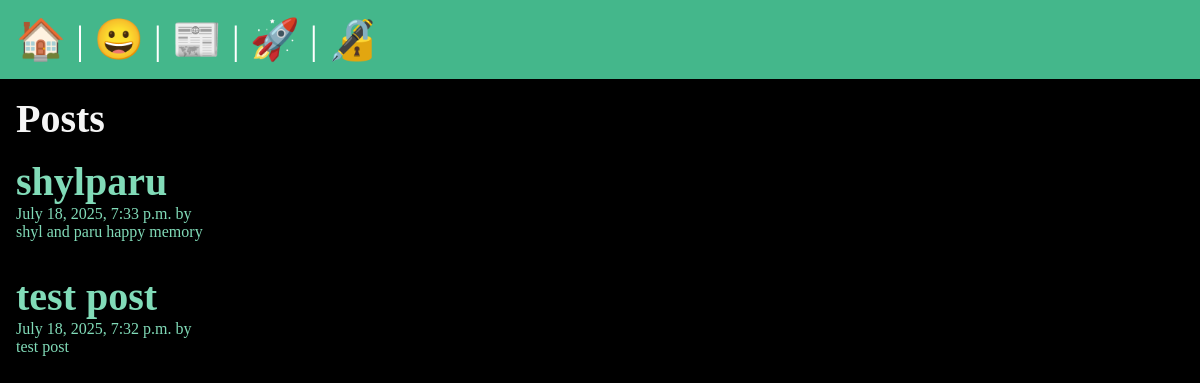
/posts/, run on the app's committed database.
### posts/models.py (models this page shows, shortened)
class Post(models.Model):
    title = models. CharField(max_length=75)
    body = models.TextField()
    slug = models.SlugField()
    date = models.DateTimeField(auto_now_add=True)
    banner = models.ImageField(default = 'fallback.jpg', blank=True)

### posts/views.py (the view)
# urls.py: path('', views.posts_list, name='list'),
def posts_list(request):
    posts = Post.objects.all().order_by('-date')
    return render(request, 'posts/post_list.html', {'posts': posts})

### assets/posts/templates/posts/post_list.html
{% extends "layouts.html" %} {% block title %}Posts{% endblock %}
{% block content %}
  <section>
  <h1>Posts</h1>
  {% for post in posts %}
    <article>
      <h2>
        <a href = "{% url 'posts:page' slug=post.slug %}">
        {{ post.title }}
      </h2>
      <p> {{ post.date }} by {{ post.author }} </p>
      <p> {{ post.body }} </p>
    </article>
  {% endfor %}
  </section>
{% endblock content %}

### data on the page
Post: title "shylparu", date "July 18, 2025, 7:33 p.m.", body "shyl and paru happy memory"
Post: title "test post", date "July 18, 2025, 7:32 p.m.", body "test post"
